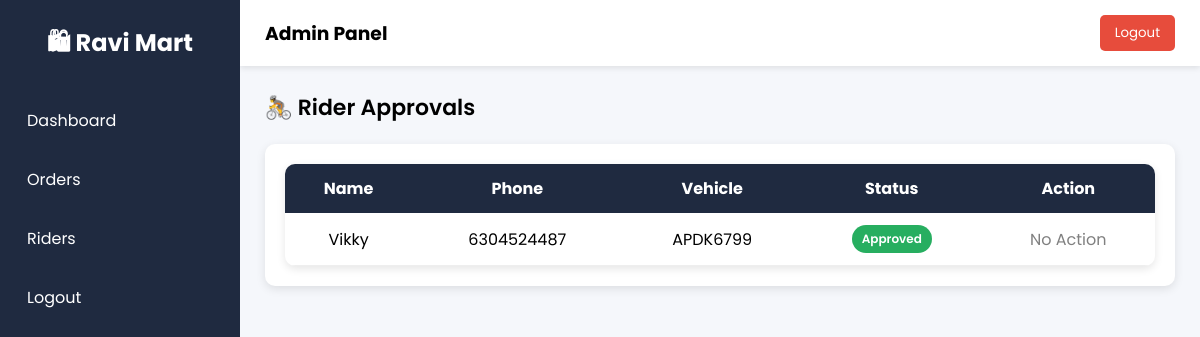
Screenshot of /admin_riders with the database file from the repository.
### tables this page shows
CREATE TABLE riders(
        id INTEGER PRIMARY KEY AUTOINCREMENT,
        name TEXT,
        phone TEXT UNIQUE,
        vehicle TEXT,
        password TEXT,
        status TEXT DEFAULT 'Pending'
    , is_online integer);

### app.py (the view)
@app.route("/admin_riders")
def admin_riders():
    conn = sqlite3.connect("database.db")
    conn.row_factory = sqlite3.Row
    cursor = conn.cursor()
    cursor.execute("SELECT * FROM riders")
    riders = cursor.fetchall()
    conn.close()
    return render_template("admin_riders.html", riders=riders)

### templates/admin_riders.html (shortened to what this page needs)
{% extends "admin_layout.html" %}
{% block content %}
<h2 class="page-title">🚴 Rider Approvals</h2>
<div class="table-card">
<table class="table">
<thead>
<tr>
<th>Name</th>
<th>Phone</th>
<th>Vehicle</th>
<th>Status</th>
<th>Action</th>
</tr>
</thead>
<tbody>
{% for rider in riders %}
<tr>
<td>{{ rider.name }}</td>
<td>{{ rider.phone }}</td>
<td>{{ rider.vehicle }}</td>
<td>
<span class="status {{ rider.status }}">
{{ rider.status }}
</span>
</td>
<td>
{% if rider.status == "Pending" %}
<a href="/approve_rider/{{ rider.id }}" class="btn btn-approve">
Approve
</a>
{% else %}
<span style="color:gray;">No Action</span>
{% endif %}
</td>
</tr>
{% endfor %}
</tbody>
</table>
</div>
{% endblock %}

### templates/admin_layout.html (style rules this page uses)
* { margin:0; padding:0; box-sizing:border-box; font-family:'Poppins',sans-serif; }
body { display:flex; background:#f5f7fb; }
table { width:100%; border-collapse:collapse; background:white; border-radius:10px; overflow:hidden; box-shadow:0 3px 8px rgba(0,0,0,0.1); }
th,td { padding:12px; text-align:center; }
th { background:#1f2a40; color:white; }
.status { padding:4px 10px; border-radius:5px; color:white; font-size:12px; }

### templates/admin_riders.html (style rules this page uses)
.page-title { margin-bottom:20px; font-size:22px; font-weight:600; }
.table-card { background:white; padding:20px; border-radius:10px; box-shadow:0 3px 10px rgba(0,0,0,0.1); }
.table { width:100%; border-collapse:collapse; }
.table th { background:#1f2a40; color:white; padding:12px; text-align:center; }
.table td { padding:12px; border-bottom:1px solid #eee; text-align:center; }
.status { padding:5px 10px; border-radius:20px; font-size:12px; font-weight:600; color:white; display:inline-block; }
.Approved { background:#27ae60; }

### rows the page displays
riders: name "Vikky", phone "6304524487", vehicle "APDK6799", status "Approved", shows "No Action"
